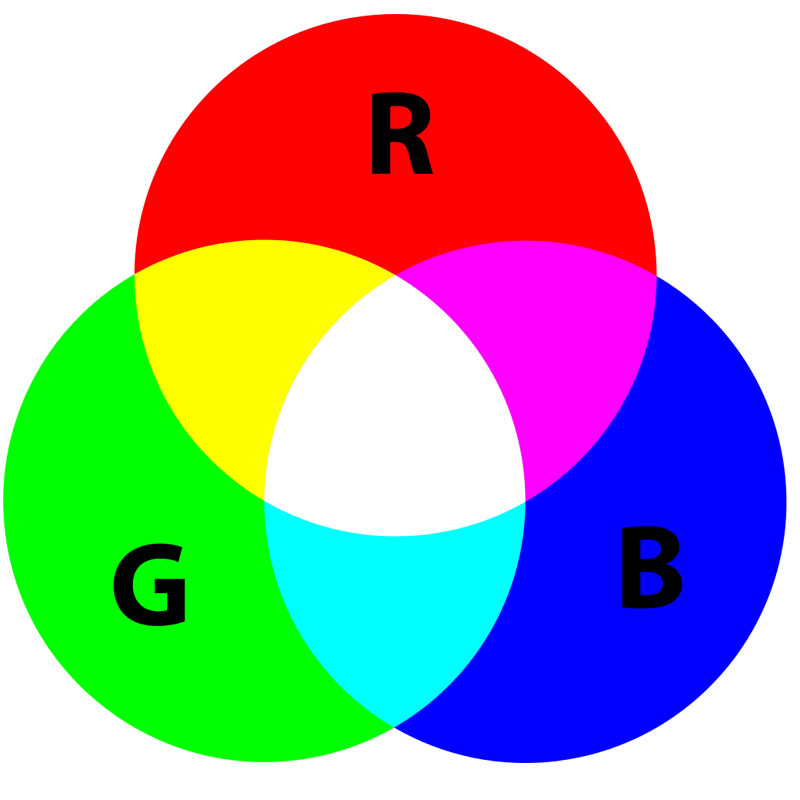
#> input picture RGB_p.jpg, 800 x 800 px
$ python Rotar.py
#> lines starting #> are read from the running program, lines starting #| are printed output that depends on the picture
# Importamos librerias
import cv2

# Leemos la imagen
imagen =cv2.imread('RGB_p.jpg')
#> imagen is the input picture: shape (800, 800, 3); mean B, G, R 163.7, 163.9, 163.8

# Rotacion 1
rot1 = cv2.flip(imagen, 0)
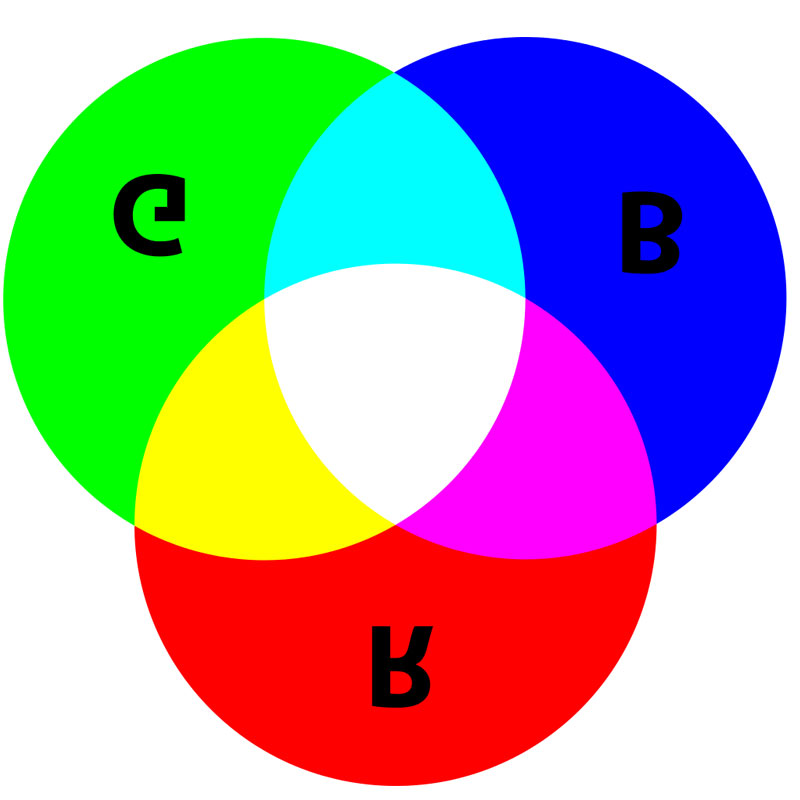
#> rot1: shape (800, 800, 3); mean B, G, R 163.7, 163.9, 163.8

# Rotacion 2
rot2 = cv2.flip(imagen, 1)
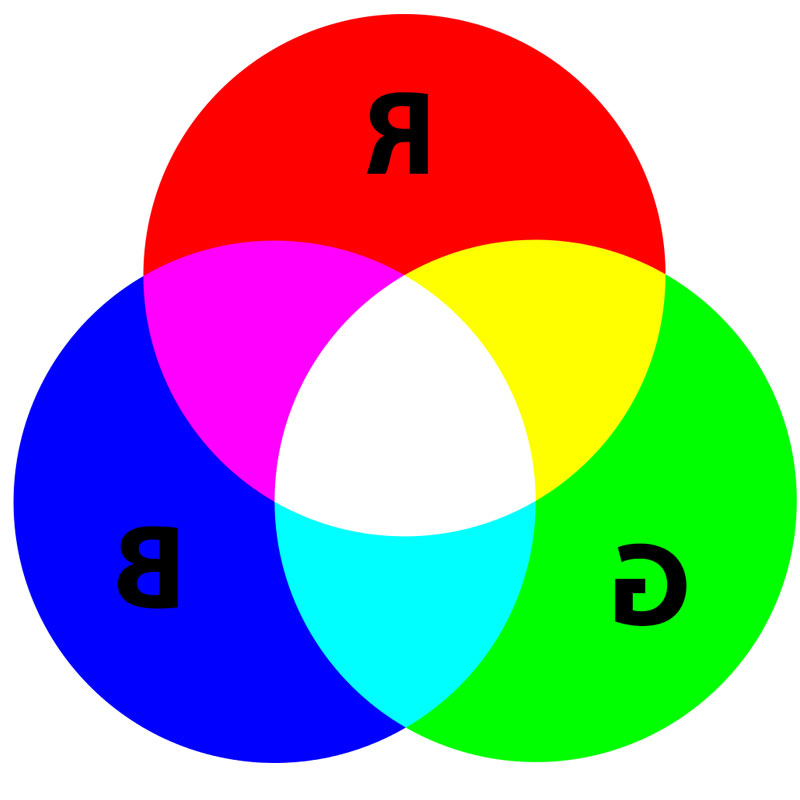
#> rot2: shape (800, 800, 3); mean B, G, R 163.7, 163.9, 163.8

# Rotacion 3
rot3 = cv2.flip(imagen, -1)
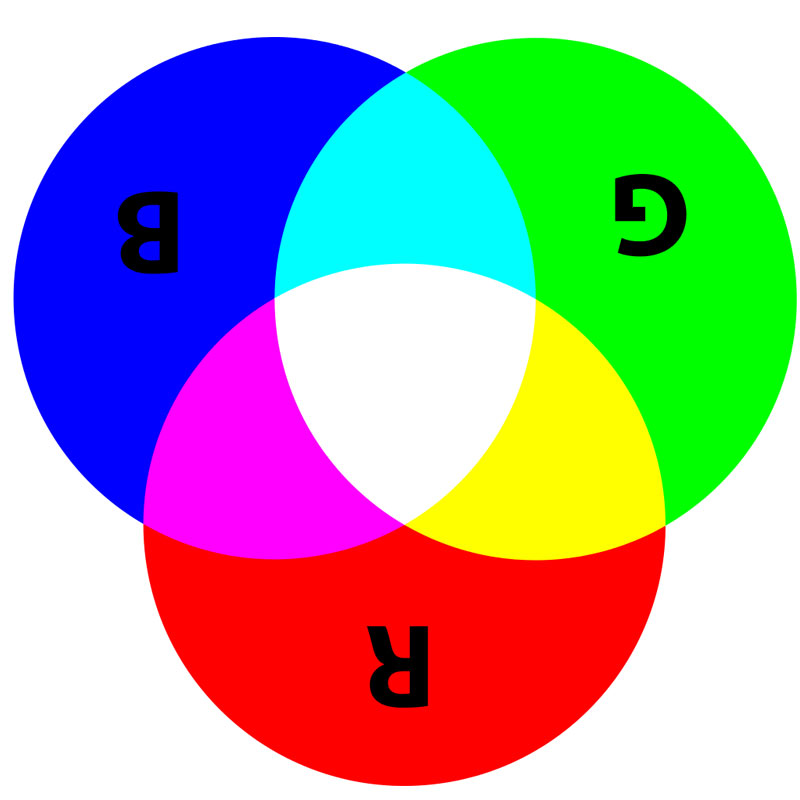
#> rot3: shape (800, 800, 3); mean B, G, R 163.7, 163.9, 163.8

# Mostramos el recorte
cv2.imshow('IMAGEN ORIGINAL', imagen)
cv2.imshow('ROTACION 1', rot1)
cv2.imshow('ROTACION 2', rot2)
cv2.imshow('ROTACION 3', rot3)


cv2.waitKey(0)

$ run again, with robot.jpg copied over RGB_p.jpg
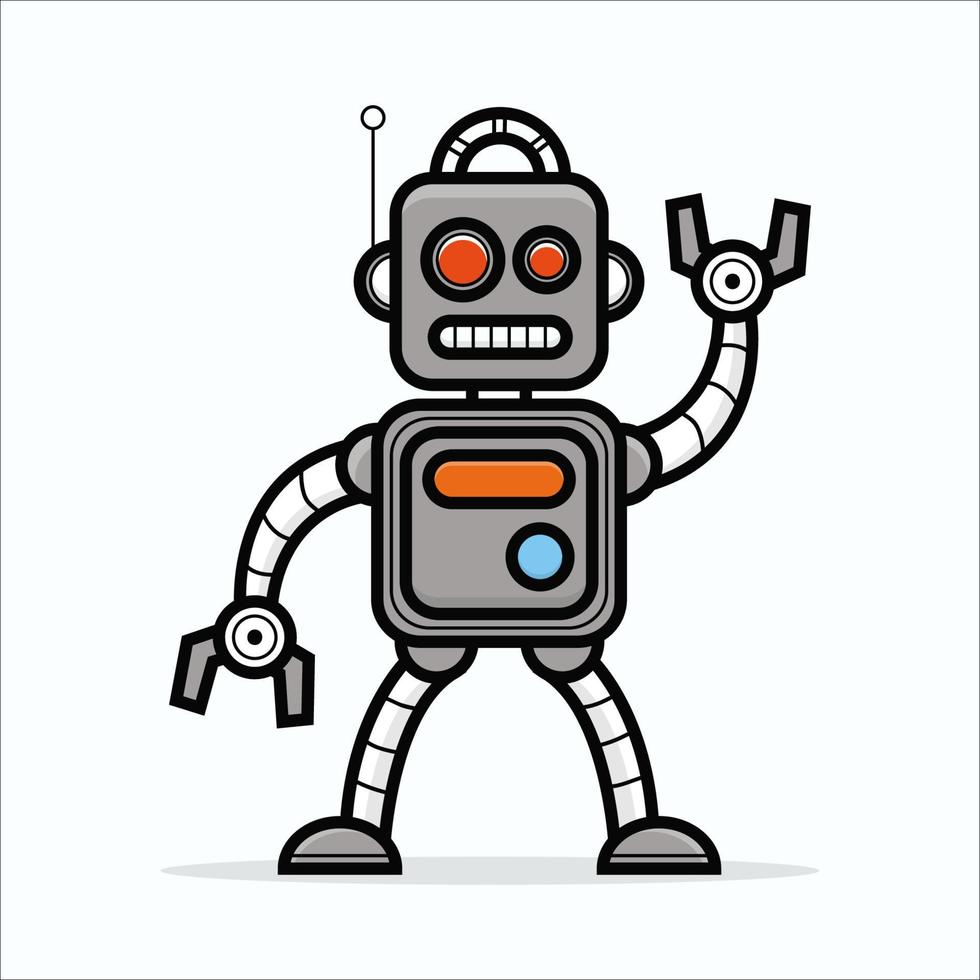
#> input picture robot.jpg, 980 x 980 px
#> imagen is the input picture: shape (980, 980, 3); mean B, G, R 220.1, 219.8, 217.6
#> `rot2 = cv2.flip(imagen, 1)`:
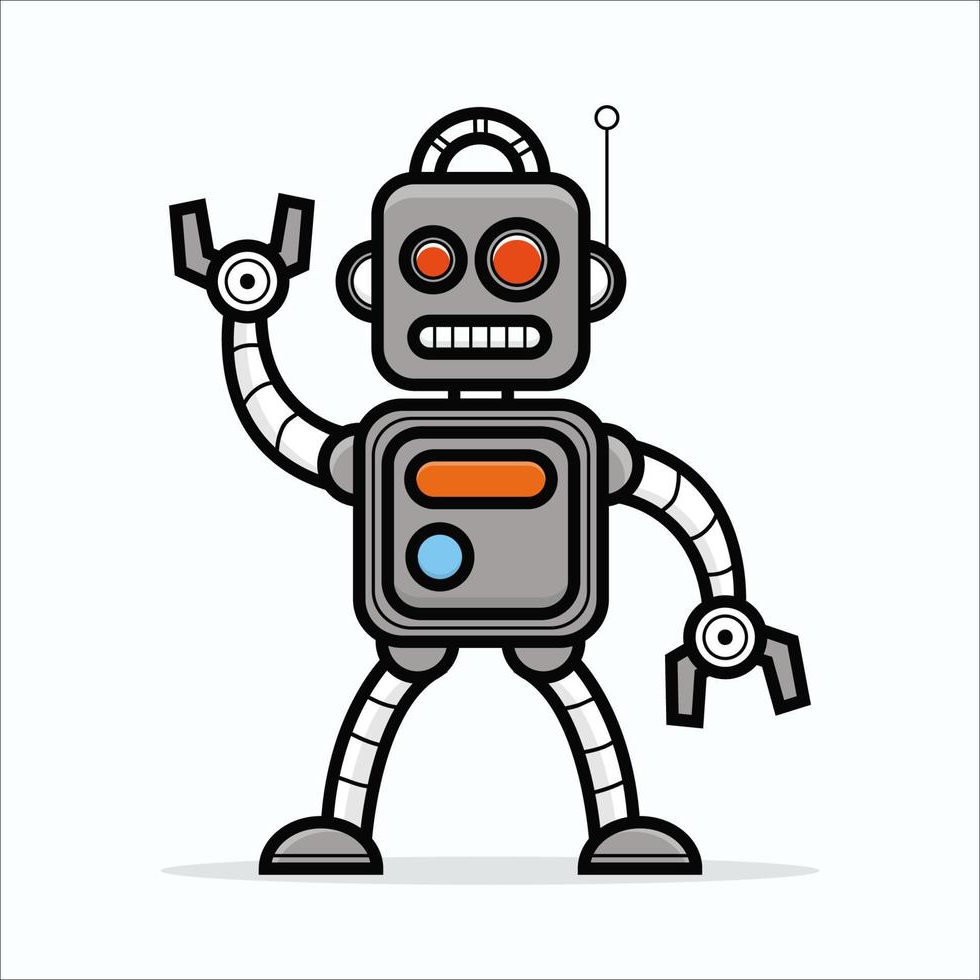
#> rot2: shape (980, 980, 3); mean B, G, R 220.1, 219.8, 217.6
#> `rot3 = cv2.flip(imagen, -1)`:
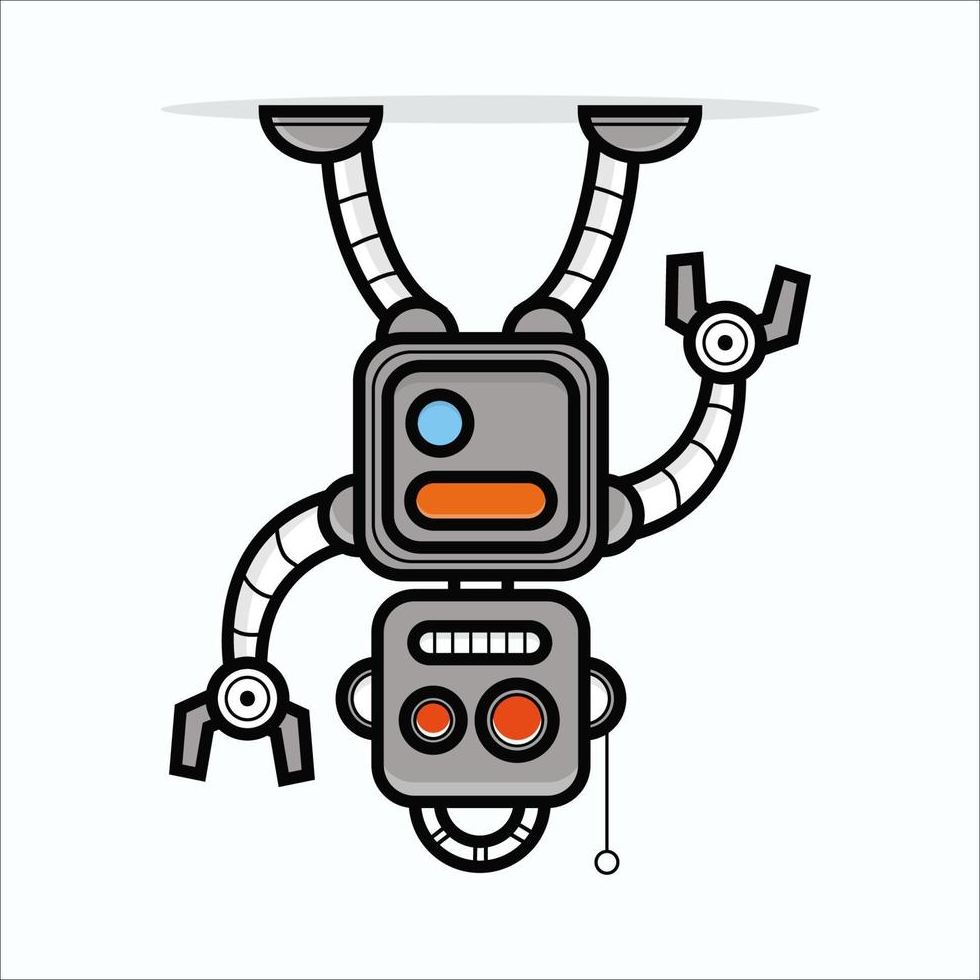
#> rot3: shape (980, 980, 3); mean B, G, R 220.1, 219.8, 217.6
